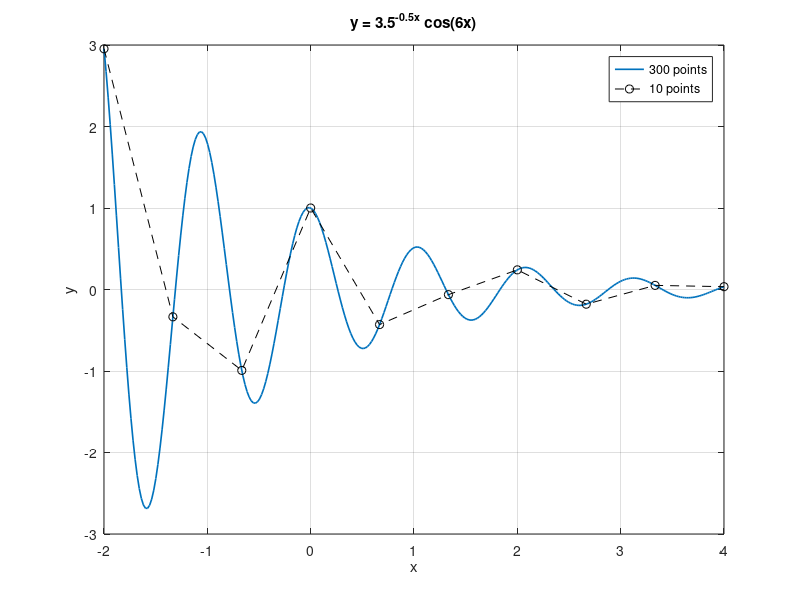

MATLAB code for this plot:
% Day 032 · The plot Command and Line Specifiers — Plotting a function smoothly
% Run: open this file in MATLAB and press Run (or type example_2 in the Command Window)

x = linspace(-2, 4, 300);          % many points -> smooth curve
y = 3.5.^(-0.5*x) .* cos(6*x);
plot(x, y, 'LineWidth', 1.2)
xlabel('x'); ylabel('y')
title('y = 3.5^{-0.5x} cos(6x)')
grid on
% Compare with only 10 points: the shape is lost
x10 = linspace(-2, 4, 10);
hold on
plot(x10, 3.5.^(-0.5*x10) .* cos(6*x10), 'ko--')
hold off
legend('300 points', '10 points')
